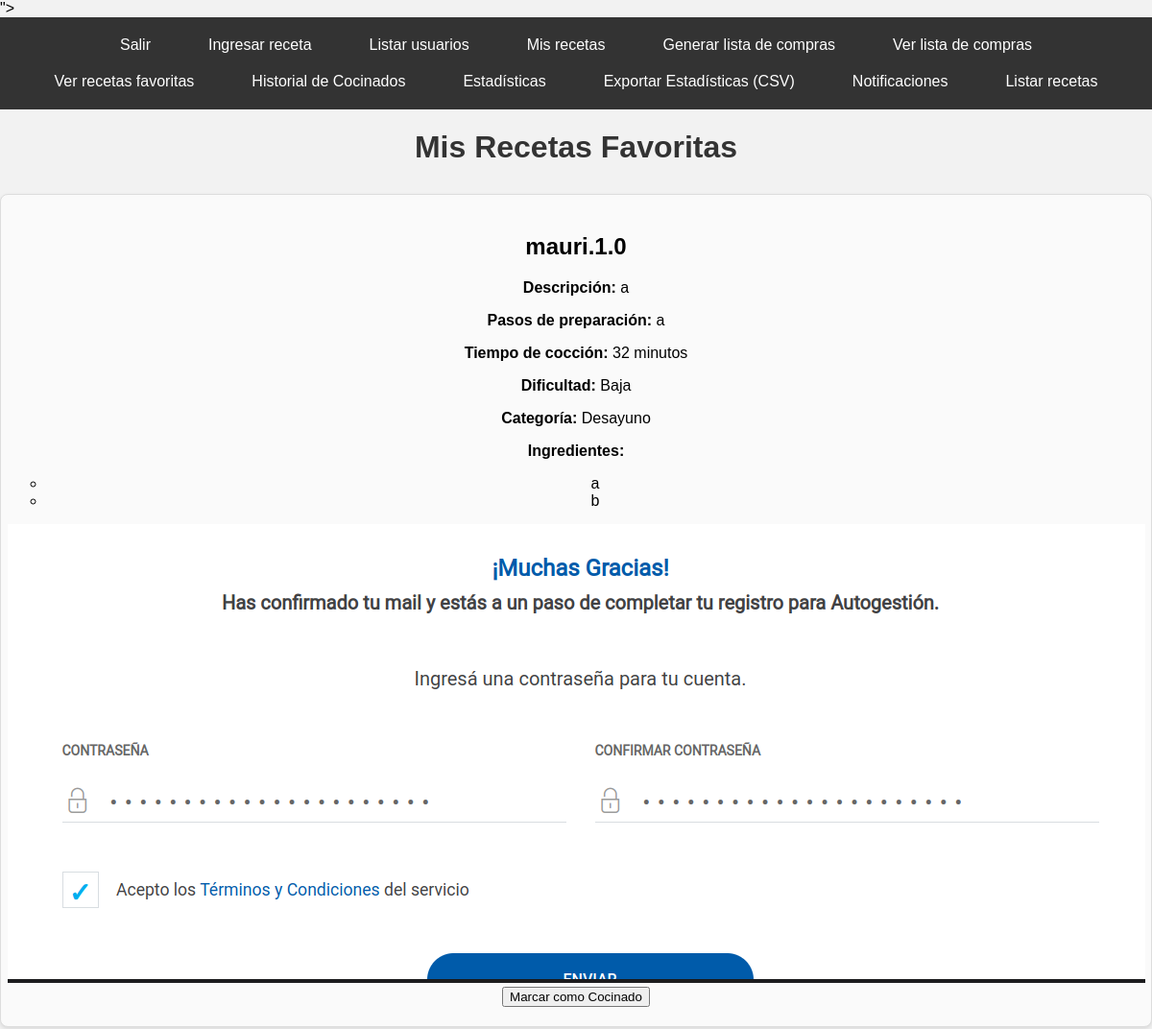
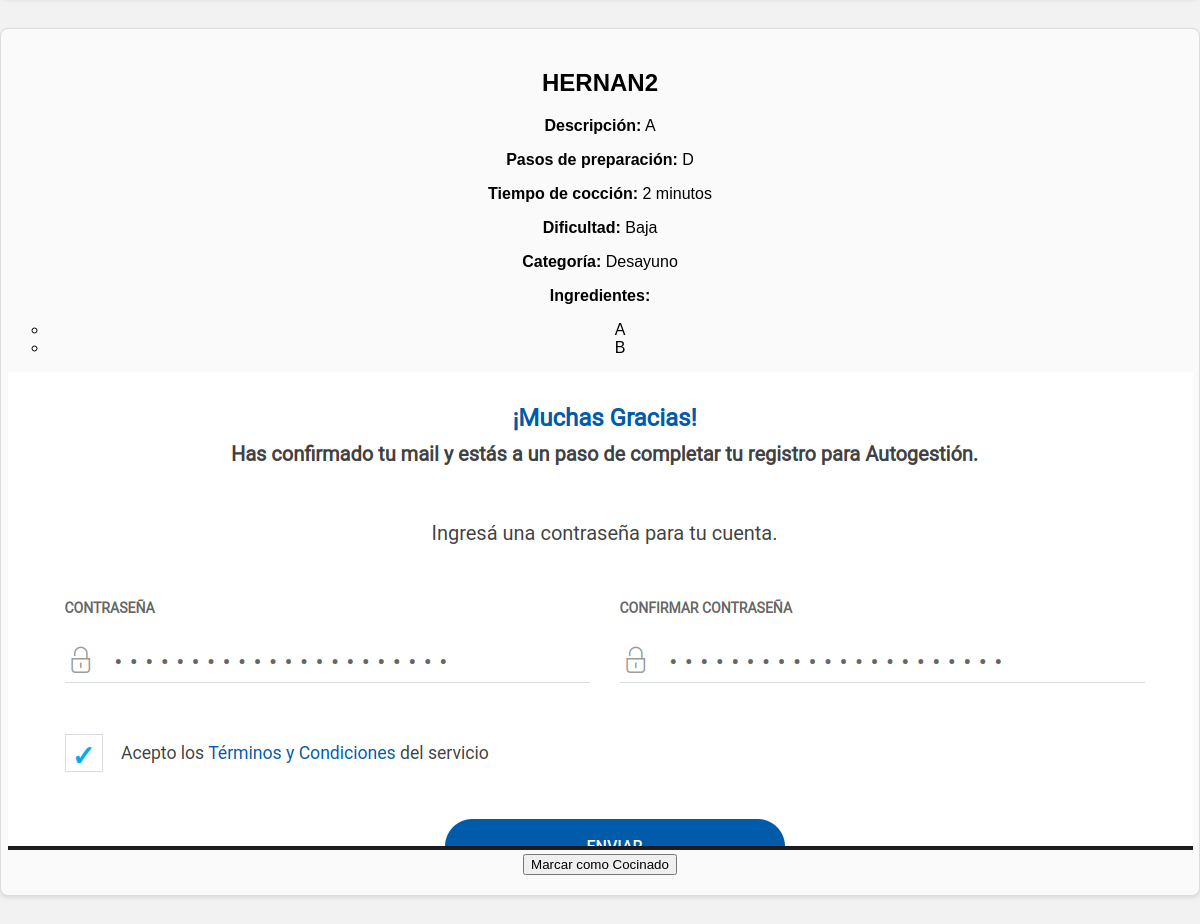
Screenshot of /recetas_favoritas/ (signed in) with the database file from the repository (2 pictures, top to bottom).
### polls/models.py (models this page shows, shortened)
class Receta(models.Model):
    usuario = models.ForeignKey(settings.AUTH_USER_MODEL, on_delete=models.CASCADE)
    titulo = models.CharField(max_length=100)
    descripcion = models.TextField(default="Descripción no disponible")
    imagen = models.ImageField(upload_to='recetas/', null=True, blank=True)
    pasos_de_preparacion = models.TextField()
    categoria = models.CharField(max_length=50)
    dificultad = models.CharField(max_length=50)
    tiempo_de_coccion = models.IntegerField()
    ingredientes = models.ManyToManyField(Ingrediente, through='RecetaIngrediente', blank=True)
    favoritos = models.ManyToManyField(settings.AUTH_USER_MODEL, related_name='favoritos_recetas', blank=True)

class Ingrediente(models.Model):
    nombre = models.CharField(max_length=100)
    cantidad = models.DecimalField(max_digits=5, decimal_places=2)  # Asegúrate de que este campo existe
    unidad = models.CharField(max_length=50)  # Asegúrate de que este campo existe

### polls/views.py (the view)
# urls.py: path('recetas_favoritas/', ListaFavoritasView.as_view(), name='recetas_favoritas'),
class ListaFavoritasView(ListView):
    model = Receta
    template_name = 'polls/recetas_favoritas.html'
    context_object_name = 'recetas_favoritas'
    def get_queryset(self):
        return self.request.user.favoritos.all()

### polls/templates/polls/recetas_favoritas.html (shortened to what this page needs)
{% extends 'polls/base.html' %}
{% block content %}
{% load static %}
<body>
    <link rel="stylesheet" type="text/css" href="{% static 'css/lista_recetas.css' %}">
    <h1 class="titulo-recetas">Mis Recetas Favoritas</h1>
    {% if recetas_favoritas %}
        <ul class="lista-recetas">
            {% for receta in recetas_favoritas %}
                <li class="item-receta">
                    <div class="receta-contenedor">
                        <div class="detalle-receta">
                            <h2 class="titulo-receta">{{ receta.titulo }}</h2>
                            <p><strong>Descripción:</strong> {{ receta.descripcion }}</p>
                            <p><strong>Pasos de preparación:</strong> {{ receta.pasos_de_preparacion }}</p>
                            <p><strong>Tiempo de cocción:</strong> {{ receta.tiempo_de_coccion }} minutos</p>
                            <p><strong>Dificultad:</strong> {{ receta.dificultad }}</p>
                            <p><strong>Categoría:</strong> {{ receta.categoria }}</p>
                            <p><strong>Ingredientes:</strong></p>
                            <ul>
                                {% for ingrediente in receta.ingredientes.all %}
                                    <li>{{ ingrediente.nombre }}</li>
                                {% endfor %}
                            </ul>
                        </div>
                        {% if receta.imagen %}
                            <img src="{{ receta.imagen.url }}" alt="Imagen de receta" class="imagen-receta">
                        {% else %}
                            <p>No hay imagen disponible.</p>
                        {% endif %}
                    </div>
                    <form method="post" action="{% url 'registrar_cocinado' receta.id %}">
                        <button type="submit" class="boton-cocinado">Marcar como Cocinado</button>
                    </form>
                </li>
            {% endfor %}
        </ul>
    {% else %}
        <p>No tienes recetas favoritas.</p>
    {% endif %}
</body>
{% endblock %}

### polls/templates/polls/base.html (shortened to what this page needs)
<!DOCTYPE html>
<html lang="es">
<head>
</head>
<body>
    <nav>
        <ul id="menu">
            {% if user.is_authenticated %}
                <li><a href="{% url 'salir' %}">Salir</a></li>
                <li><a href="{% url 'ingresar_receta' %}">Ingresar receta</a></li>
                <li><a href="{% url 'usuario_lista' %}">Listar usuarios</a></li>
                <li><a href="{% url 'lista_recetas_usuario' %}">Mis recetas</a></li>
                <li><a href="{% url 'seleccionar_recetas' %}">Generar lista de compras</a></li>
                <li><a href="{% url 'ver_lista_compras' %}">Ver lista de compras</a></li>
                <li><a href="{% url 'recetas_favoritas' %}">Ver recetas favoritas</a></li>
                <li><a href="{% url 'historial_cocinados' %}">Historial de Cocinados</a></li>
                <li><a href="{% url 'reporte_estadisticas' %}">Estadísticas</a></li>
                <li><a href="{% url 'exportar_estadisticas_csv' %}">Exportar Estadísticas (CSV)</a></li>
                <li><a href="{% url 'notificaciones' %}">Notificaciones</a></li>
            {% else %}
                <li><a href="{% url 'registro' %}">Registro</a></li>
                <li><a href="{% url 'inicio_sesion' %}">Iniciar sesión</a></li>
            {% endif %}
            <li><a href="{% url 'lista_recetas' %}">Listar recetas</a></li>
        </ul>
        </nav>
        {% block content %}
    {% endblock %}
</body>
</html>

### polls/static/css/lista_recetas.css (style rules this page uses)
.titulo-recetas { text-align: center; font-size: 32px; color: #333; margin-bottom: 30px; }
.lista-recetas { list-style-type: none; padding: 0; margin: 0; }
.item-receta { display: flex; flex-direction: column; align-items: center; margin-bottom: 30px; border: 1px solid #ddd; border-radius: 8px; padding: 20px; background-color: #fafafa; box-shadow: 0 2px 4px rgba(0, 0, 0, 0.1); }
.detalle-receta { text-align: center; width: 100%; margin-bottom: 15px; }

### polls/templates/polls/base.html (style rules this page uses)
body { font-family: Arial, sans-serif; margin: 0; padding: 0; background-color: #f2f2f2; }
nav { background-color: #333; position: relative; padding: 10px; }
nav ul { list-style-type: none; margin: 0; padding: 0; display: flex; justify-content: center; flex-wrap: wrap; }
nav ul li { margin: 0 15px; }
nav ul li a { color: white; text-decoration: none; padding: 10px 15px; font-size: 16px; display: inline-block; transition: background-color 0.3s; }
@media (min-width: 769px) { nav ul { display: flex; } }

### rows the page displays
Receta: titulo "mauri.1.0", descripcion "a", pasos_de_preparacion "a", tiempo_de_coccion "32", dificultad "Baja", categoria "Desayuno", imagen (picture)
Ingrediente: nombre "a"
Ingrediente: nombre "b"
Receta: titulo "HERNAN2", descripcion "A", pasos_de_preparacion "D", tiempo_de_coccion "2", dificultad "Baja", categoria "Desayuno", imagen (picture)
Ingrediente: nombre "A"
Ingrediente: nombre "B"
